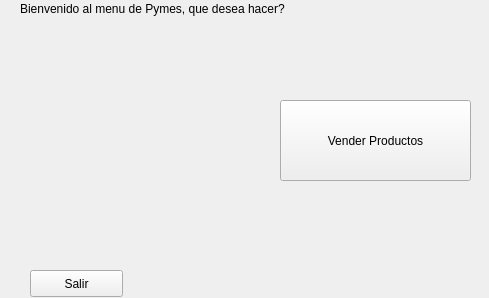
<?xml version="1.0" encoding="UTF-8"?>
<ui version="4.0">
 <class>Form</class>
 <widget class="QWidget" name="Form">
  <property name="geometry">
   <rect>
    <x>0</x>
    <y>0</y>
    <width>489</width>
    <height>298</height>
   </rect>
  </property>
  <property name="windowTitle">
   <string>Form</string>
  </property>
  <widget class="QPushButton" name="pushButton_2">
   <property name="geometry">
    <rect>
     <x>280</x>
     <y>100</y>
     <width>191</width>
     <height>81</height>
    </rect>
   </property>
   <property name="text">
    <string>Vender Productos</string>
   </property>
  </widget>
  <widget class="QLabel" name="label_2">
   <property name="geometry">
    <rect>
     <x>20</x>
     <y>0</y>
     <width>331</width>
     <height>17</height>
    </rect>
   </property>
   <property name="text">
    <string>Bienvenido al menu de Pymes, que desea hacer?</string>
   </property>
  </widget>
  <widget class="QPushButton" name="pushButton_3">
   <property name="geometry">
    <rect>
     <x>30</x>
     <y>270</y>
     <width>93</width>
     <height>27</height>
    </rect>
   </property>
   <property name="text">
    <string>Salir</string>
   </property>
  </widget>
  <widget class="QLabel" name="label">
   <property name="geometry">
    <rect>
     <x>10</x>
     <y>20</y>
     <width>231</width>
     <height>211</height>
    </rect>
   </property>
   <property name="text">
    <string/>
   </property>
   <property name="pixmap">
    <pixmap>../menu.png</pixmap>
   </property>
  </widget>
  <zorder>label_2</zorder>
  <zorder>pushButton_2</zorder>
  <zorder>pushButton_3</zorder>
  <zorder>label</zorder>
 </widget>
 <resources/>
 <connections>
  <connection>
   <sender>pushButton_3</sender>
   <signal>clicked()</signal>
   <receiver>Form</receiver>
   <slot>salir()</slot>
   <hints>
    <hint type="sourcelabel">
     <x>68</x>
     <y>283</y>
    </hint>
    <hint type="destinationlabel">
     <x>118</x>
     <y>275</y>
    </hint>
   </hints>
  </connection>
  <connection>
   <sender>pushButton_2</sender>
   <signal>clicked()</signal>
   <receiver>Form</receiver>
   <slot>nuevo()</slot>
   <hints>
    <hint type="sourcelabel">
     <x>353</x>
     <y>181</y>
    </hint>
    <hint type="destinationlabel">
     <x>434</x>
     <y>238</y>
    </hint>
   </hints>
  </connection>
 </connections>
 <slots>
  <slot>salir()</slot>
  <slot>vender()</slot>
  <slot>nuevo()</slot>
 </slots>
</ui>
